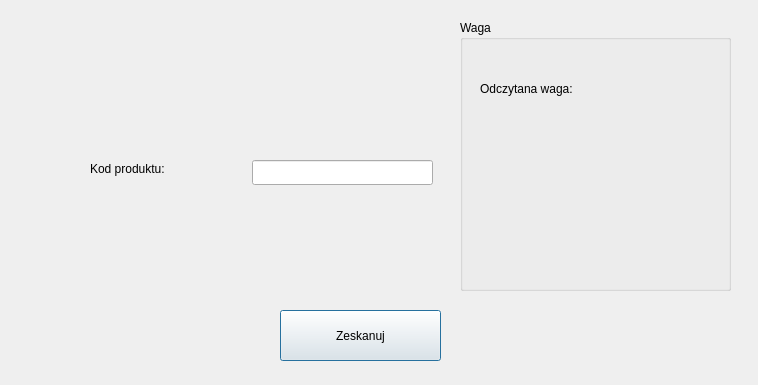
<?xml version="1.0" encoding="UTF-8"?>
<ui version="4.0">
 <class>ScanProductWScalaDialog</class>
 <widget class="QDialog" name="ScanProductWScalaDialog">
  <property name="geometry">
   <rect>
    <x>0</x>
    <y>0</y>
    <width>758</width>
    <height>385</height>
   </rect>
  </property>
  <property name="windowTitle">
   <string>Dialog</string>
  </property>
  <widget class="QPushButton" name="pushButton">
   <property name="geometry">
    <rect>
     <x>280</x>
     <y>310</y>
     <width>161</width>
     <height>51</height>
    </rect>
   </property>
   <property name="text">
    <string>Zeskanuj</string>
   </property>
  </widget>
  <widget class="QGroupBox" name="groupBox">
   <property name="geometry">
    <rect>
     <x>460</x>
     <y>20</y>
     <width>271</width>
     <height>271</height>
    </rect>
   </property>
   <property name="title">
    <string>Waga</string>
   </property>
   <widget class="QLabel" name="label">
    <property name="geometry">
     <rect>
      <x>20</x>
      <y>60</y>
      <width>141</width>
      <height>17</height>
     </rect>
    </property>
    <property name="text">
     <string>Odczytana waga: </string>
    </property>
   </widget>
   <widget class="QLabel" name="scalaLabel">
    <property name="geometry">
     <rect>
      <x>170</x>
      <y>60</y>
      <width>67</width>
      <height>17</height>
     </rect>
    </property>
    <property name="text">
     <string/>
    </property>
   </widget>
  </widget>
  <widget class="QLineEdit" name="lineEdit">
   <property name="geometry">
    <rect>
     <x>252</x>
     <y>160</y>
     <width>181</width>
     <height>25</height>
    </rect>
   </property>
  </widget>
  <widget class="QLabel" name="label_2">
   <property name="geometry">
    <rect>
     <x>90</x>
     <y>160</y>
     <width>141</width>
     <height>17</height>
    </rect>
   </property>
   <property name="text">
    <string>Kod produktu: </string>
   </property>
  </widget>
 </widget>
 <resources/>
 <connections/>
</ui>
